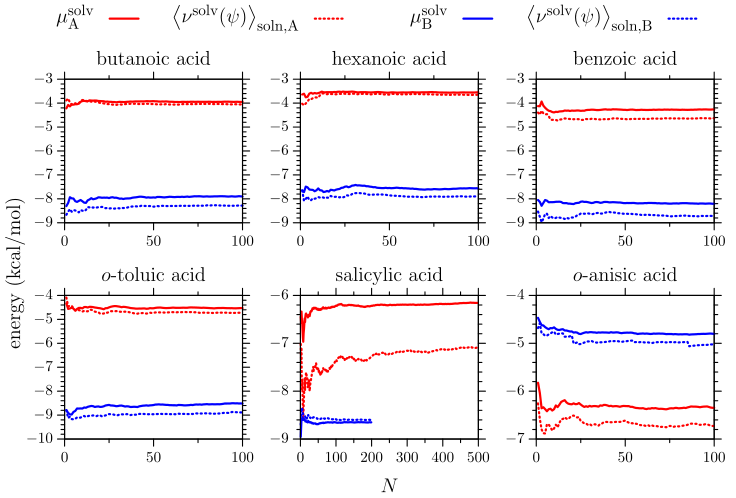

This chart was generated by the following gnuplot code:
reset
#end to end distance distribution function ( butane decane pentadecane)
set style line 1 lt 8 lc rgb "black" lw 2
set linestyle 1 lc rgb "black" lw 4
set linestyle 2 lc rgb "forest-green" lw 4

set linestyle 3 lc rgb "red" lw 4
set linestyle 4 lc rgb "red" lw 3
set linestyle 5 lc rgb "red" lw 3
set linestyle 6 lc rgb "dark-red" lw 5

set linestyle 7 lc rgb "blue" lw 3
set linestyle 8 lc rgb "blue" lw 3
set linestyle 9 lc rgb "blue" lw 3 dt (1,1)
set linestyle 10 lc rgb "midnight-blue" lw 5 dt 3

set linestyle 10 lw 1 pt 4 ps 0.9 lc rgb "midnight-blue"

set terminal tikz createstyle color size 180mm,110mm
set output "figureS8_plt.tex"

set border lw 2
set key nobox
set key maxrows 1 outside center top vertical width 2 font ",15" samplen 2 spacing 2.5
set margin 7,1,1,5

set tics out

#set yrange[-10.4:-8.4]
set xrange[0:100]
set ytics 1 offset 1,0
set mytics 5
set tics font ",11"
set xtics 50
set mxtics 2
set ylabel "energy (kcal/mol)" font ",15" offset -1,-10
set style fill solid 0.8 noborder
set multiplot layout 2,3 spacing 0.2
array tit[6] = ["$\\mu^\\text{solv}_\\text{A}$","$\\mu^\\text{solv}_\\text{B}$","$\\ev{\\nu^\\text{solv}(\\psi)}_\\text{soln,A}$","$\\ev{\\nu^\\text{solv}(\\psi)}_\\text{soln,B}$","$\\ev{\\nu^\\text{solv}(\\psi)}_\\text{iso}$","Flexible BAR"]
set title "butanoic acid" font ",15" offset 0,-0.5
plot "04acid/a.dat" u 1:5 every ::0::200 w l dt (0.5,1.5) lw 4 lc rgb "red" title tit[3] at 0.41,1 ,\
     "04acid/b.dat" u 1:5 every ::0::200 w l lw 4 dt (0.5,1.5) lc rgb "blue" title tit[4] at 0.91,1,\
     "04acid/a.dat" u 1:2 every ::0::200 w l lw 4 lc rgb "red" title tit[1] at 0.12,1,\
     "04acid/b.dat" u 1:2 every ::0::200 w l lw 4 lc rgb "blue" title tit[2] at 0.62,1
unset ylabel
#set yrange[-9.6:-7.6]
set title "hexanoic acid" font ",15" offset 0,-0.5
plot "06acid/a.dat" u 1:5 every ::0::200 w l lw 4 dt (0.5,1.5) lc rgb "red" notitle ,\
     "06acid/b.dat" u 1:5 every ::0::200 w l lw 4 dt (0.5,1.5) lc rgb "blue" notitle ,\
     "06acid/a.dat" u 1:2 every ::0::200 w l lw 4 lc rgb "red" notitle,\
     "06acid/b.dat" u 1:2 every ::0::200 w l lw 4 lc rgb "blue" notitle
#set yrange[-9.8:-7.8]
set title "benzoic acid" font ",15" offset 0,-0.5
plot "Bacid/a.dat" u 1:5 every ::0::200 w l lw 4 dt (0.5,1.5) lc rgb "red" notitle  ,\
     "Bacid/b.dat" u 1:5 every ::0::200 w l lw 4 dt (0.5,1.5) lc rgb "blue" notitle ,\
     "Bacid/a.dat" u 1:2 every ::0::200 w l lw 4 lc rgb "red" notitle,\
     "Bacid/b.dat" u 1:2 every ::0::200 w l lw 4 lc rgb "blue" notitle 
#set yrange[-10.4:-8.4]
set title "$o$-toluic acid" font ",15" offset 0,-0.5
plot "Tacid/a.dat" u 1:5 every ::0::200 w l lw 4 dt (0.5,1.5) lc rgb "red" notitle  ,\
     "Tacid/b.dat" u 1:5 every ::0::200 w l lw 4 dt (0.5,1.5) lc rgb "blue" notitle ,\
     "Tacid/a.dat" u 1:2 every ::0::200 w l lw 4 lc rgb "red" notitle,\
     "Tacid/b.dat" u 1:2 every ::0::200 w l lw 4 lc rgb "blue" notitle 
#set yrange[-10.4:-8.4]
set xlabel "$N$" font ",15" offset 0,-1
set xtics 100
set xrange[0:500]
set title "salicylic acid" font ",15" offset 0,-0.5
plot "Sacid/a.dat" u 1:5 every ::0::500 w l lw 4 dt (0.5,1.5) lc rgb "red" notitle  ,\
     "Sacid/b.dat" u 1:5 every ::0::200 w l lw 4 dt (0.5,1.5) lc rgb "blue" notitle ,\
     "Sacid/a.dat" u 1:2 every ::0::500 w l lw 4 lc rgb "red" notitle,\
     "Sacid/b.dat" u 1:2 every ::0::200 w l lw 4 lc rgb "blue" notitle 
#set yrange[-9.6:-7.6]
unset xlabel
set xtics 50
set xrange[0:100]
set title "$o$-anisic acid" font ",15" offset 0,-0.5
plot "Aacid/a.dat" u 1:5 every ::0::200 w l lw 4 dt (0.5,1.5) lc rgb "red" notitle  ,\
     "Aacid/b.dat" u 1:5 every ::0::200 w l lw 4 dt (0.5,1.5) lc rgb "blue" notitle ,\
     "Aacid/a.dat" u 1:2 every ::0::200 w l lw 4 lc rgb "red" notitle,\
     "Aacid/b.dat" u 1:2 every ::0::200 w l lw 4 lc rgb "blue" notitle 
